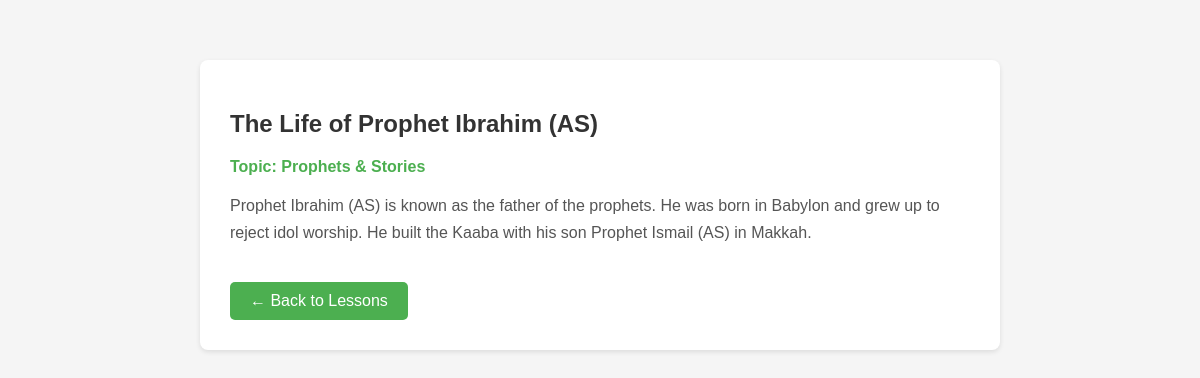
/lesson/1, run on the app's committed database.
### tables this page shows
CREATE TABLE Lessons (
    lesson_ID INTEGER PRIMARY KEY AUTOINCREMENT,
    title VARCHAR(250) NOT NULL,
    topic VARCHAR(200),
    content TEXT NOT NULL,
    creation_date DATETIME DEFAULT CURRENT_TIMESTAMP
);

### app.py (the view)
@app.route('/lesson/<int:lesson_ID>')
def view_lesson(lesson_ID):
    conn = get_db()
    cursor = conn.cursor()
    cursor.execute("SELECT * FROM Lessons WHERE lesson_ID=?", (lesson_ID,))
    lesson = cursor.fetchone()
    conn.close()
    if not lesson:
        return "Lesson not found", 404
    return render_template('view_lesson.html', lesson=lesson)

### app.py (called while the page is built)
def get_db():
    conn = sqlite3.connect(DB_NAME)
    conn.execute("PRAGMA foreign_keys = ON")  #this enforces FK constraints
    return conn

### templates/view_lesson.html (shortened to what this page needs)
<!DOCTYPE html>
<html>
<head>
</head>
<body>
<div class="lesson-box">
    <h2>{{ lesson[1] }}</h2>
    <p class="topic">Topic: {{ lesson[2] }}</p>
    <p class="content">{{ lesson[3] }}</p>
    <a href="/lessons">← Back to Lessons</a>
</div>
</body>
</html>

### templates/view_lesson.html (style rules this page uses)
body { font-family: Arial, sans-serif; max-width: 800px; margin: 40px auto; background-color: #f5f5f5; padding: 20px; }
.lesson-box { background: white; padding: 30px; border-radius: 8px; box-shadow: 0 2px 5px rgba(0,0,0,0.1); }
h2 { color: #333; }
.topic { color: #4CAF50; font-weight: bold; margin-bottom: 15px; }
.content { line-height: 1.7; color: #555; }
a { display: inline-block; margin-top: 20px; padding: 10px 20px; background-color: #4CAF50; color: white; text-decoration: none; border-radius: 5px; }

### data on the page
Lessons: title "The Life of Prophet Ibrahim (AS)", topic "Prophets & Stories", content "Prophet Ibrahim (AS) is known as the father of the prophets. He was born in Babylon and grew up to reject idol worship. He built the Kaaba with his son Prophet Ismail (AS) in Makkah."
